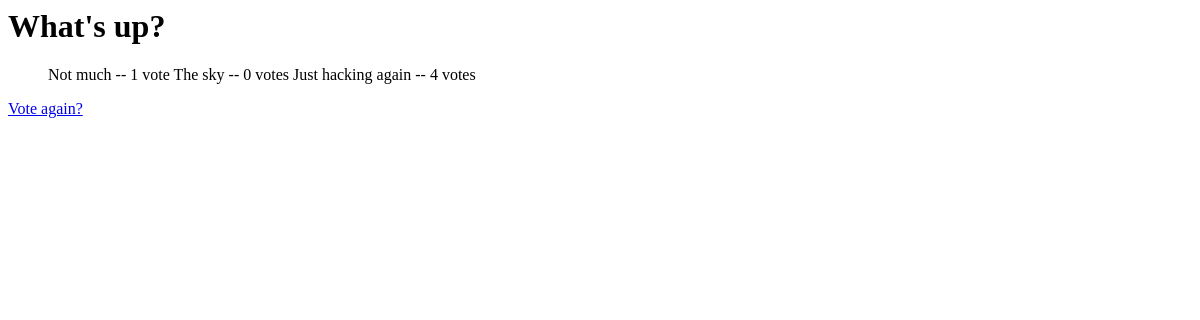
Before: /polls/1/results/ with the older database file.
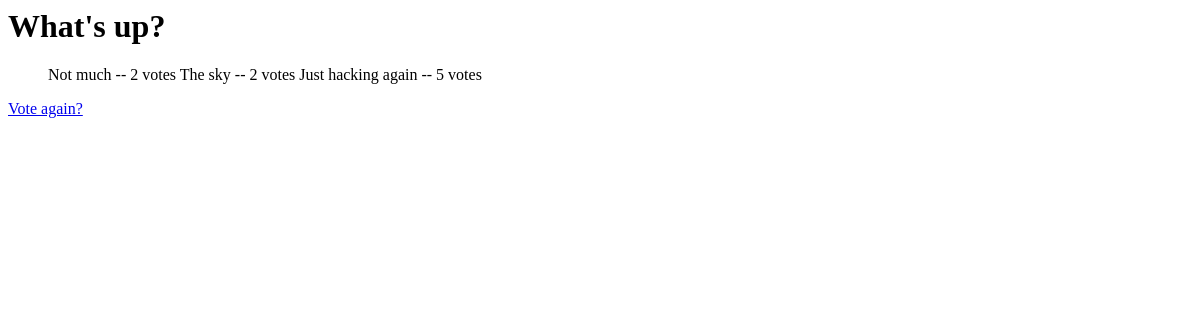
After: the same page with the newer database file.
### polls/models.py (models this page shows, shortened)
@python_2_unicode_compatible
class Choice(models.Model):
	question=models.ForeignKey(Question,on_delete=models.CASCADE)
	choice_text=models.CharField(max_length=200)
	votes=models.IntegerField(default=0)

### polls/views.py (the view)
# urls.py: url(r'^(?P<pk>[0-9]+)/results/$',views.ResultsView.as_view(),name='results'),
class ResultsView(generic.DetailView):
	model=Question
	template_name='polls/results.html'

### polls/templates/polls/results.html
<h1>{{ question.question_text }}</h1>
<ul>
	{% for choice in question.choice_set.all %}
		<l1>{{ choice.choice_text }} -- {{ choice.votes }} vote{{ choice.votes|pluralize }}</li>
	{% endfor %}
</ul>
<a href="{% url 'polls:detail' question.id %}">Vote again?</a>

Changed rows visible on the page:
changed Choice "Not much": votes "1" → "2"
changed Choice "The sky": votes "0" → "2"
changed Choice "Just hacking again": votes "4" → "5"
